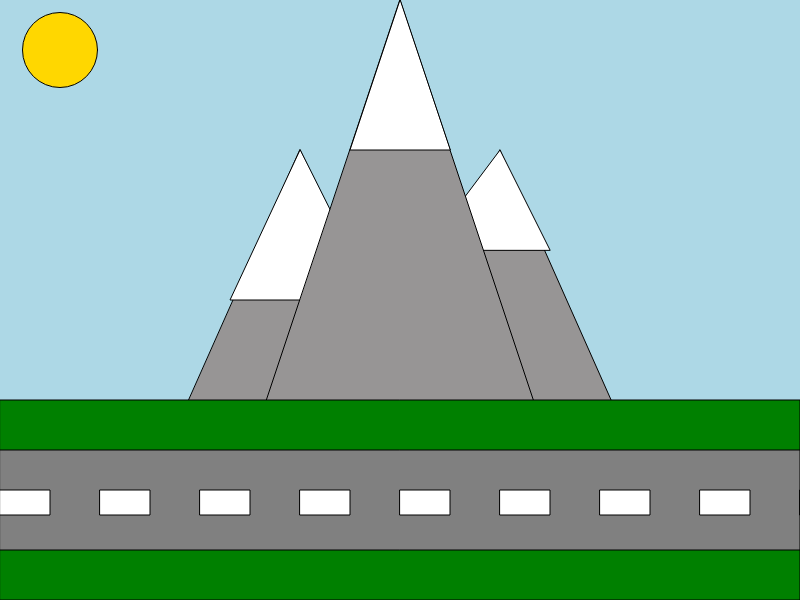
Frame 1 (no input)
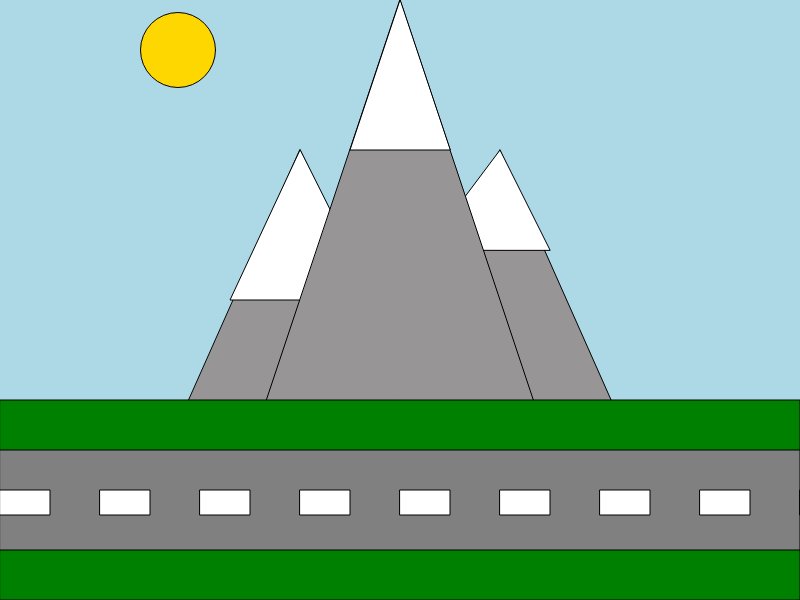
Frame 60 (no input)
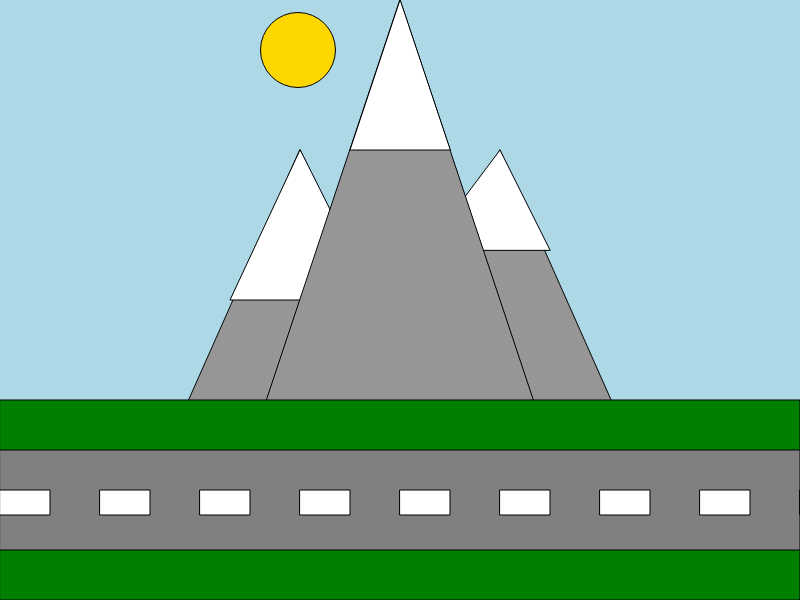
Frame 120 (the mouse pressed at the canvas centre since frame 60)

The p5.js sketch that drew these frames (run headless with seeded random() and noise() and a simulated clock; from frame 60 on, the mouse is pressed at the canvas centre):

// p5.js sketch
// ── sketch.js
let RichtingZon = 2
let ZonXPositie = 60
function setup() {
  createCanvas(800, 600);
}
function draw() {
  background("Lightblue");


  //zon
  
  fill("#FFD700")
  circle(ZonXPositie,50,75)
  ZonXPositie = ZonXPositie + RichtingZon

  if (ZonXPositie > 830) {
    ZonXPositie = 0
  }


  
  //bergen
  //berg links
  fill ("hsl(0, 1%, 59%)")
  triangle(100,600,500,600,300,150)
  fill("white")
  triangle(375,300,230,300,300,150)
  //berg rechts
  fill ("hsl(0, 1%, 59%)")
  triangle(300,600,700,600,500,150)
  fill("white")
  triangle(425,250,500,150,550,250)
  //berg midden
  fill ("hsl(0, 1%, 59%)")
  triangle(200,600,600,600,400,0)
  fill("white")
  triangle(450,150,350,150,400,0)
  
  //gras langs de snelweg
  fill("green")
  rect(0,400,800,200)

//snelweg
 fill("grey")
 rect(0,450,800,100)
 fill("white")
 rect(0,490,50,25)  
 rect(100,490,50,25)  
 rect(200,490,50,25)   
 rect(300,490,50,25)  
 rect(400,490,50,25)
 rect(500,490,50,25)    
 rect(600,490,50,25)  
 rect(700,490,50,25)
 rect(800,490,50,25)  
}
